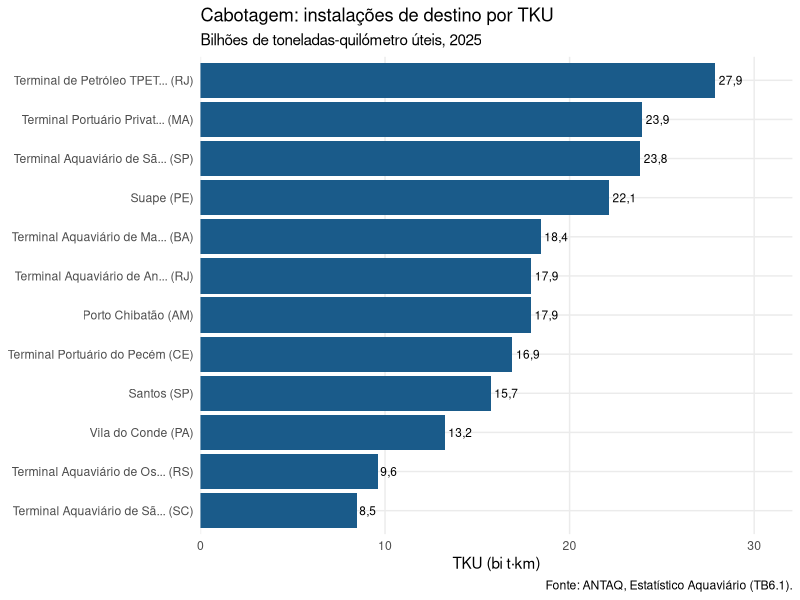

Write the R code that produced this figure.
## ---- chunk 1
library(dplyr)
library(tidyr)
library(stringr)
library(ggplot2)
library(scales)
library(readxl)

colunas <- c("ano", "perfil", "sh2",
             "pais_origem", "uf_origem", "cidade_origem", "instalacao_origem",
             "pais_destino", "uf_destino", "cidade_destino", "instalacao_destino",
             "tku")

cabotagem <- readxl::read_excel("dados/cabotagem_tku_2025.xlsx", na = c("", "-"))
names(cabotagem) <- colunas

cabotagem <- cabotagem |>
  dplyr::mutate(dplyr::across(dplyr::where(is.character), str_squish)) |>
  dplyr::filter(tku > 0) |>
  dplyr::mutate(uf_origem  = stringr::str_to_upper(uf_origem),
         uf_destino = stringr::str_to_upper(uf_destino),
         tku_bi     = tku / 1e9)

nrow(cabotagem)
## ---- chunk 2
table(sapply(cabotagem, class))

cabotagem |> dplyr::count(sh2, sort = TRUE) |> dplyr::slice_head(n = 3)
## ---- chunk 3
nordeste <- c("AL","BA","CE","MA","PB","PE","PI","RN","SE")

cabotagem |>
  dplyr::filter(uf_destino %in% nordeste, perfil == "Carga Conteinerizada") |>
  dplyr::summarise(ligacoes = dplyr::n(), tku_bi = round(sum(tku_bi), 2))
## ---- chunk 4
cabotagem |>
  dplyr::mutate(
    capitulo_sh = stringr::str_extract(sh2, "^[^-]+"),
    descricao   = stringr::str_remove(sh2, "^[^-]+-") |> stringr::str_squish()
  ) |>
  dplyr::summarise(tku_bi = sum(tku_bi), .by = c(capitulo_sh, descricao)) |>
  dplyr::arrange(dplyr::desc(tku_bi)) |>
  dplyr::slice_head(n = 5) |>
  dplyr::mutate(descricao = stringr::str_trunc(descricao, 45), tku_bi = round(tku_bi, 1))
## ---- chunk 5
segundos_encontros <- as.Date(c("2026-09-30", "2026-10-07", "2026-10-14",
                                "2026-10-21", "2026-11-04"))
## ---- chunk 6
library(lubridate)

liberacao <- segundos_encontros + lubridate::days(1)

data.frame(
  modulo = 1:5,
  encontro = format(segundos_encontros, "%d/%m/%Y"),
  liberacao = format(liberacao, "%d/%m/%Y"),
  dia_semana = lubridate::wday(liberacao, label = TRUE, abbr = TRUE)
)

as.numeric(max(liberacao) - min(liberacao))
## ---- chunk 7
cabotagem |>
  dplyr::summarise(tku_bi = sum(tku_bi), .by = c(perfil, uf_destino)) |>
  dplyr::mutate(part = tku_bi / sum(tku_bi), .by = perfil) |>
  dplyr::slice_max(tku_bi, n = 1, by = perfil) |>
  dplyr::transmute(perfil, uf_destino,
            tku_bi = round(tku_bi, 1),
            part = scales::percent(part, accuracy = 0.1)) |>
  dplyr::arrange(dplyr::desc(tku_bi))
## ---- chunk 8
cabotagem |>
  dplyr::summarise(tku_bi = sum(tku_bi), .by = c(uf_destino, perfil)) |>
  tidyr::pivot_wider(names_from = perfil, values_from = tku_bi, values_fill = 0) |>
  dplyr::mutate(total = rowSums(dplyr::across(dplyr::where(is.numeric)))) |>
  dplyr::arrange(dplyr::desc(total)) |>
  dplyr::mutate(dplyr::across(dplyr::where(is.numeric), \(x) round(x, 1))) |>
  knitr::kable()
## ---- chunk 9
populacao <- data.frame(
  municipio = c("Santos", "Paranaguá", "Itajaí", "São Luís", "Manaus",
                "Rio de Janeiro", "Salvador", "Suape", "Angra dos Reis"),
  pop = c(418375, 156174, 223112, 1037775, 2063547, 6211223, 2417678, NA, 182000)
)
## ---- chunk 10
por_municipio <- cabotagem |>
  dplyr::summarise(tku_bi = sum(tku_bi), .by = c(cidade_destino, uf_destino)) |>
  dplyr::arrange(dplyr::desc(tku_bi))

# diagnóstico: o que não casa (top 10 por TKU)
por_municipio |>
  dplyr::anti_join(populacao, by = c("cidade_destino" = "municipio")) |>
  dplyr::slice_head(n = 10)

# o cruzamento, com o cuidado de não perder linhas
resultado <- por_municipio |>
  dplyr::left_join(populacao, by = c("cidade_destino" = "municipio"),
            relationship = "many-to-one") |>
  dplyr::filter(!is.na(pop)) |>
  dplyr::mutate(tku_por_hab = tku_bi * 1e9 / pop) |>
  dplyr::arrange(dplyr::desc(tku_por_hab))

resultado |>
  dplyr::transmute(cidade_destino, uf_destino,
            tku_bi = round(tku_bi, 1),
            pop,
            `t·km por habitante` = scales::comma(round(tku_por_hab)))
## ---- chunk 11
#| label: fig-ex-instalacoes
#| fig-cap: "Doze maiores instalações de destino em TKU de cabotagem"
#| fig-height: 5.5
cabotagem |>
  dplyr::summarise(tku_bi = sum(tku_bi), .by = c(instalacao_destino, uf_destino)) |>
  dplyr::slice_max(tku_bi, n = 12) |>
  dplyr::mutate(rotulo = stringr::str_c(stringr::str_trunc(instalacao_destino, 28), " (", uf_destino, ")")) |>
  ggplot(aes(x = tku_bi, y = reorder(rotulo, tku_bi))) +
  geom_col(fill = "#1a5b8a") +
  geom_text(aes(label = scales::number(tku_bi, accuracy = 0.1, decimal.mark = ",")),
            hjust = -0.15, size = 3) +
  scale_x_continuous(
    labels = scales::label_number(decimal.mark = ",", big.mark = "."),
    expand = expansion(mult = c(0, 0.15))
  ) +
  labs(
    title = "Cabotagem: instalações de destino por TKU",
    subtitle = "Bilhões de toneladas-quilómetro úteis, 2025",
    x = "TKU (bi t·km)", y = NULL,
    caption = "Fonte: ANTAQ, Estatístico Aquaviário (TB6.1)."
  ) +
  theme_minimal(base_size = 11) +
  theme(panel.grid.minor = element_blank())
## ---- chunk 12
resumir_por <- function(dados, coluna) {
  dados |>
    dplyr::summarise(
      ligacoes = dplyr::n(),
      tku_bi   = sum(tku_bi),
      .by = {{ coluna }}
    ) |>
    dplyr::mutate(part = tku_bi / sum(tku_bi)) |>
    dplyr::arrange(dplyr::desc(tku_bi)) |>
    dplyr::mutate(tku_bi = round(tku_bi, 2),
           part   = scales::percent(part, accuracy = 0.1))
}

resumir_por(cabotagem, perfil)
resumir_por(cabotagem, uf_destino) |> dplyr::slice_head(n = 5)
